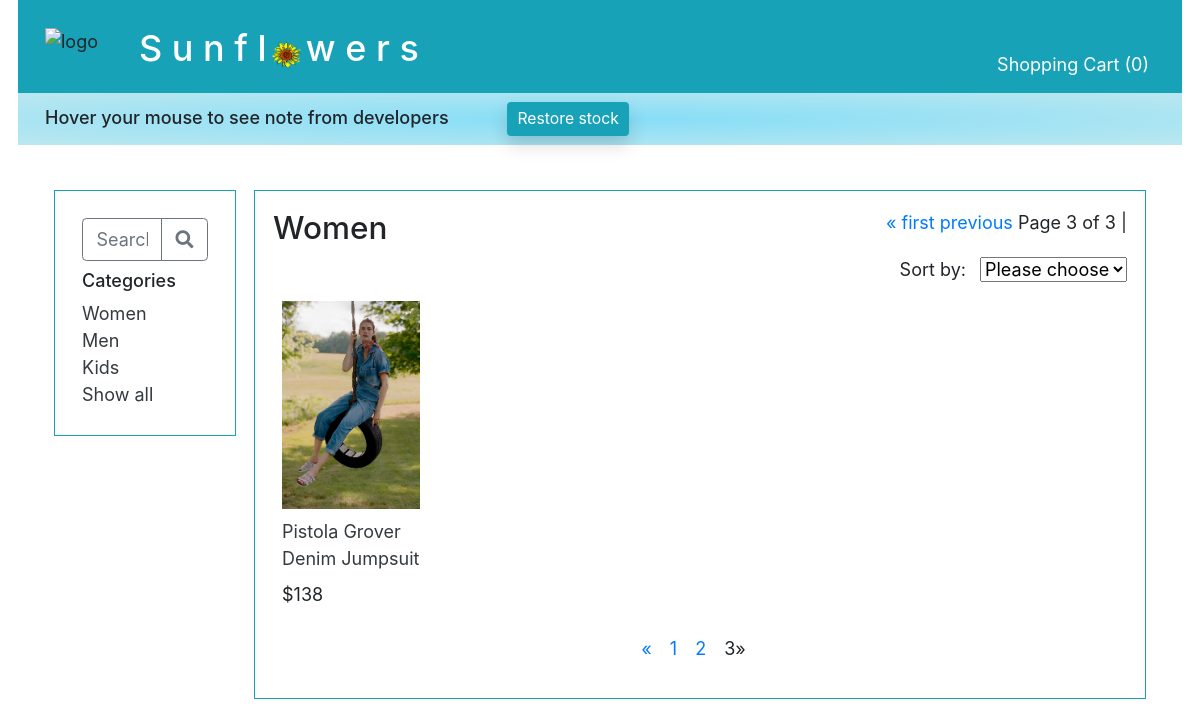
The page /product/category/1?page=3 on the database its author committed.
### main/models.py (models this page shows, shortened)
class Category(models.Model):
    name = models.CharField(max_length=255)
    cat_photo = models.ImageField(upload_to='categories', blank=True)

class Photo(models.Model):
    img = models.ImageField(upload_to='products', blank=True)
    type_of_photo = models.ForeignKey(
        PhotoType,
        related_name='photos_included',
        on_delete=models.CASCADE
    )
    for_product = models.ForeignKey(
        Product,
        related_name='photos',
        on_delete=models.CASCADE
    )

class Product(models.Model):
    name = models.CharField(max_length=255, default="")
    desc= models.TextField(default="")
    quantity_purchased = models.IntegerField(default=0)
    quantity_sold = models.IntegerField(default=0)
    quantity_available = models.IntegerField(default=0)
    temp_quan_avail = models.IntegerField(default=0)
    unit_price=models.DecimalField(max_digits=5, decimal_places=0)
    category = models.ForeignKey(
        Category,
        related_name='products_included',
        on_delete=models.CASCADE
    )
    objects = ClassManager()

### main/views.py (the view)
# urls.py: path('product/category/<int:cat_id>', views.display_category),
def display_category(request, cat_id):
    product_list = Product.objects.filter(category_id=cat_id).exclude(temp_quan_avail=0)
    if "sorted_by" not in request.session:
        request.session["sorted_by"] = "no_sort"
    if request.session["sorted_by"] == "price":
        products_by_price = product_list.order_by("unit_price")
        product_list = products_by_price
    elif request.session["sorted_by"] == "popularity":
        products_by_popularity = product_list.order_by("-quantity_available")
        product_list = products_by_popularity
    else:
        product_list = Product.objects.filter(category_id=cat_id).exclude(temp_quan_avail=0)
    page = request.GET.get('page', 1)
    paginator = Paginator(product_list, 8)
    try:
        all_products = paginator.page(page)
    except PageNotAnInteger:
        all_products = paginator.page(1)
    except EmptyPage:
        all_products = paginator.page(paginator.num_pages)
    page_number = request.GET.get('page')
    page_obj = paginator.get_page(page_number)
    if "cart_dict" not in request.session:
        quantity_in_cart = 0
    else:
        quantity_in_cart = 0
        for key in request.session["cart_dict"]:
            quantity_in_cart += request.session["cart_dict"][key]
    products_in_this_category = Product.objects.filter(category_id=cat_id)
    for each_product in products_in_this_category:
        photos = Photo.objects.filter(for_product = each_product)
        for photo in photos:
            if photo.type_of_photo_id == 1:
                photo.type_of_photo_id = 2
                photo.save()
        first_photo = photos.first()
        first_photo.type_of_photo_id = 1
        first_photo.save()
    context = {
        "all_categories": Category.objects.all(),
        "this_category": Category.objects.get(id=cat_id),
        "all_products": all_products,
        "all_photos": Photo.objects.all(),
        "paginator": paginator,
        'page_obj': page_obj,
        "quantity_in_cart": quantity_in_cart,
    }
    return render(request, '_2_shop_category.html', context)

### main/templates/_2_shop_category.html (shortened to what this page needs)
<!DOCTYPE html>
<html lang="en">
<head>
    {% include "_0_head_tags.html" %}
</head>
<body>
    <div id="container">
        {% include "_0_top_nav_bar.html" %}
        {% include "_0_left_nav_bar.html" %}
        <div class="col border border-info p-3">
            <div class="row">
                <div class="col-6 h3">{{ this_category.name }}</div>
                <div class="col text-right mb-1">
                    <span class="step-links">
                        {% if page_obj.has_previous %}
                        <a href="?page=1">&laquo; first</a>
                        <a href="?page={{ page_obj.previous_page_number }}">previous</a>
                        {% endif %}
                        <span class="current">
                            Page {{ page_obj.number }} of {{ page_obj.paginator.num_pages }} |
                        </span>
                    </span>
                </div>
            </div>
            <form style="" id="sort_form" class="text-right" action="/product/category/{{ this_category.id }}/process_sort" method="POST">
                <div style="display:inline" class="mb-2 text-right mr-2">Sort by:</div>
                <div style="display:inline" class="">
                    <select name="sorted_by" id="sorted_by" onchange="this.form.submit()">
                        <option value="" disabled
                        {% if request.session.sorted_by == "no_sort" %}
                        selected
                        {% endif %}
                        >Please choose</option>
                    </select>
                </div>
            </form>
            <div style="" class="row mt-2">
                {% for product in all_products %}
                {% if product.category_id == this_category.id and product.temp_quan_avail > 0 %}
                <div class="col-3">
                    {% for photo in all_photos %}
                    {% if photo.type_of_photo_id == 1 and photo.for_product_id == product.id %}
                    <div class="row m-2"><a href="/product/category/{{ this_category.id }}/item/{{ product.id }}"><img class="" style="width:80%; height: auto !important; background-size:cover;"  src="{{ photo.img.url }}"></a></div>
                    {% endif %}
                    {% endfor %}
                    <a class="row text-dark m-2" href="/product/category/{{ this_category.id }}/item/{{ product.id }}">{{ product.name }}</a>
                    <div class="row mb-4">
                        <div class="col ml-2">${{ product.unit_price }}</div>
                    </div>
                </div>
                {% endif %}
                {% endfor %}
            </div>
            <div class="row">
                <div class="col-4 offset-5 text-center">
                    {% if all_products.has_other_pages %}
                    <ul class="pagination">
                        {% if all_products.has_previous %}
                        <li><a href="?page={{ all_products.previous_page_number }}">&laquo;</a></li>
                        {% else %}
                        <li class="disabled"><span>&laquo;</span></li>
                        {% endif %}
                        {% for i in all_products.paginator.page_range %}
                        {% if all_products.number == i %}
                        <li class="active ml-3"><span>{{ i }} <span class="sr-only">(current)</span> </span></li>
                        {% else %}
                        <li><a class="ml-3" href="?page={{ i }}">{{ i }}</a></li>
                        {% endif %}
                        {% endfor %}
                        {% if all_products.has_next %}
                        <li><a class="ml-3" href="?page={{ all_products.next_page_number }}">&raquo;</a></li>
                        {% else %}
                        <li class="disabled"><span>&raquo;</span></li>
                        {% endif %}
                    </ul>
                    {% endif %}
                </div>
            </div>
        </div>
    </div>
</body>
</html>

### main/templates/_0_left_nav_bar.html
<!DOCTYPE html>
<html lang="en">
<link rel="stylesheet" href="main/static/projectStyle.css">
<head>
    {% load static %}
    <link rel="stylesheet" href="{% static 'projectStyle.css' %}">
</head>
<body>
    <div class="row mx-3">
        <div id="side" class="col-sm-auto mr-3 border-info p-3">
    <div id="left_nav_bar" class="row mx-3">
        <div class=" col-2 mr-3 border border-info p-4"
        style="height: 50%;"
        >
        <div class="row mb-2">
            <div class="col ">
                <form style="display:inline" class="m-0" action="{% url 'search' %}" method="GET">
                <div class="input-group">
                        <input name="search" class="form-control border-secondary py-2" type="text" placeholder="Search">
                    <div class="input-group-append">
                        <button class="btn btn-outline-secondary" type="submit">
                            <i class="fa fa-search"></i>
                        </button>
                    </div>
                </form>
                </div>
            </div>
        </div>
        <div class="row h6 ml-0 ">Categories</div>
        {% for category in all_categories %}
        <a class="text-dark" href="/product/category/{{ category.id }}/no_sort">{{ category.name }}</a><br>
        {% endfor %}
        <a class="text-dark" href="/">Show all</a>
    </div>
</body>
</html>

### main/static/projectStyle.css (style rules this page uses)
* { font-size:1.5vw; }
img { height: auto !important; }

### main/templates/_2_shop_category.html (style rules this page uses)
* { font-size:1.5vw; }
img { height:auto !important; background-size:cover; }

### rows shown on the page
Category: name "Women"
Category: name "Men"
Category: name "Kids"
Product: name "Pistola Grover Denim Jumpsuit", unit_price "138"
Photo: img (picture)

### other values the page prints
{{ quantity_in_cart }} "0"
{{ page_obj.number }} "3"
{{ page_obj.paginator.num_pages }} "3"
{{ i }} "1" "2"
{{ i }} "3"
